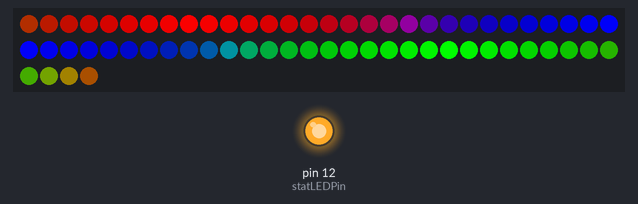
The sketch below on a simulated Arduino Uno, built with avr-gcc and run on an emulated ATmega328P. On the bench: 64 RGB LEDs in strip order, left to right, continuing on the next row, output pins drawn as LEDs (lit = HIGH). What the sketch prints to the serial monitor is not drawn.

Above: at 0.4 s.
At 1.3 s:
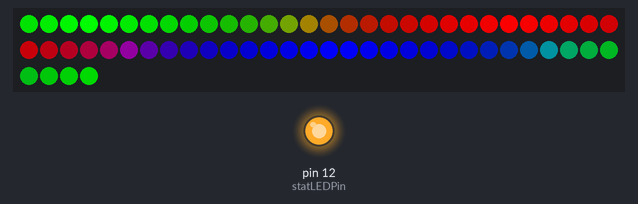
At 3.1 s:
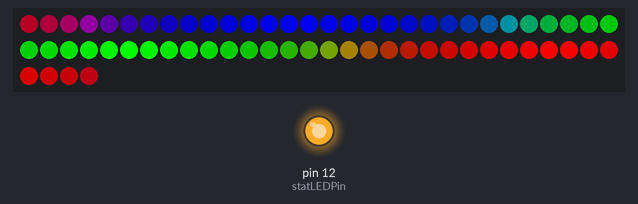
At 5.8 s:
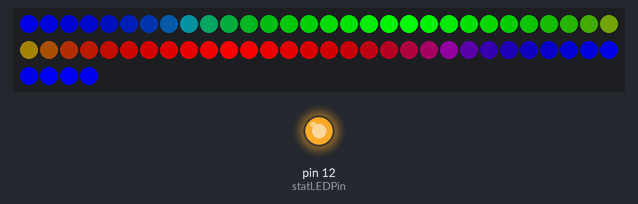
Timing chart, 0 to 7.6 s (numbered marks = the images above):
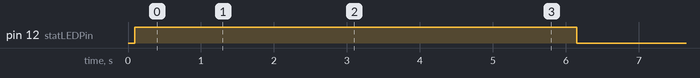

The sketch:

testleds_ada.ino
```cpp
#include <SPI.h>
#include <Adafruit_WS2801.h>

#define NUM_LEDS 64

uint8_t *buffer; //64 byte serial buffer

enum controlSet{
  CMDSTART = 255,    //commands start with this byte
  //CMDEND = 128,      //commands end with this byte
  LOADFRAME = 1,     //next 2 bytes are uint16_t for starting pixel followed by
                     //48 bytes of pixel RGB data (16 pixels)
  LOADLED = 2,        //next 2 bytes are uint16_t for starting pixel followed by
                      //3 bytes of pixel RGB data (1 pixel)
  CLEARFRAME = 10,    //set all pixel data to black
  TESTSEQ = 20        //fire the startup test sequence, all incoming serial data during
                      //sequence will be discarded
};

uint8_t commandMode = 0;
//if 0, no command
//otherwise value equals controlSet value

uint32_t timeStamp = 0,   //used to space out matrix refreshes
        cmdFrameStamp = 0;  //watchdog to kill serial buffer fills if they take too long
uint16_t LEDStartPointer = 0, LEDCurrentPointer = 0, LEDEndPointer = 0;
uint16_t r_i, r_j;  //rainbow function globals
boolean sizeRead = false;
boolean statLED = false;
uint8_t statLEDPin = 12;
uint8_t mhv_gammaValues[256];
uint8_t ECCByte = 0;
Adafruit_WS2801 strip = Adafruit_WS2801(NUM_LEDS);

#define PIN 2

void setup()
{
  for(uint16_t rep=0;rep<256;rep++)
  {
    mhv_gammaValues[rep] = mhv_calculatedGammaCorrect(rep);
  }

  Serial.begin(115200);

  Serial.println("Serial on");

  pinMode(statLEDPin, OUTPUT);
  digitalWrite(statLEDPin, HIGH);

  strip.begin();
  Serial.println("strip initialized");
  strip.show();
  Serial.println("strip activated");

  checkLEDs();

  Serial.println("starup done");

  timeStamp = millis();
}

void loop()
{
  uint8_t tempByte = 0;
  //Serial.println("loop");
  //statLED = !statLED;
  statLED = false;
  digitalWrite(statLEDPin, statLED);

  //if buffer data does not start with a command byte and
  //no pending command, flush the byte
  if(commandMode == 0 && Serial.available() && Serial.peek() != CMDSTART)
  {  Serial.read(); }

  //start of a new command frame if there is command byte
  //and at least one more byte in buffer
  if(Serial.available() > 1 && Serial.peek() == CMDSTART)
  {
    Serial.read(); //flush the command byte
    commandMode = Serial.read();
    switch(commandMode)
    {
      case 1:
        cmdFrameStamp = millis();
        commandMode = 1;
        sizeRead = false;  //LED start pointer not yet set
      break;
      case 2:
        cmdFrameStamp = millis();
        commandMode = 2;
        sizeRead = false;  //LED start pointer not yet set
      break;
      case 10:
        for(int rep=0;rep<NUM_LEDS;rep++)
        {
          strip.setPixelColor(rep, 0);
        }
        //memset(leds, 0, NUM_LEDS * 3); //set all LEDs to 0 intensity
        commandMode = 0;
      break;
      case 20:
        checkLEDs();
        commandMode = 0;
      break;
      default:  //unrecognized command type
        commandMode = 0;
      break;
    }
  }

  //LED update is started, LED start pointer not set but info received
  if(sizeRead == false && (commandMode == 1 || commandMode == 2) && Serial.available() > 1)
  {
    tempByte = Serial.read(); //unless panel is > 256 pixels, this should be 0
    LEDCurrentPointer = /*(tempByte << 8) + */Serial.read();
    if(commandMode == 2)  //expect 3 bytes of color data or one CRBG struct
      { LEDEndPointer = LEDCurrentPointer; }
    if(commandMode == 1)  //expect 48 bytes of color data or 16 CRBG structs
      { LEDEndPointer = LEDCurrentPointer + 15; }
    sizeRead = true;
    //Serial.write(byte(LEDCurrentPointer));
    //Serial.write(byte(LEDEndPointer));
    //Serial.write(255);
  }

  //if write pointer goes beyond the end of the LED array or has reached the expected
  //stop point or the entire update operation has exceeded 100ms, stop the write
  if(LEDCurrentPointer > NUM_LEDS ||
    LEDCurrentPointer > LEDEndPointer ||
    millis() - cmdFrameStamp > 100)
  {
    sizeRead = false;
    commandMode = 0;
  }

  //consume incoming bytes for LED updates 3 bytes at a time
  if(sizeRead == true && Serial.available() > 2)
  {
    //uint32_t color = 0;
    //color = Serial.read();
    //color <<= 8;
    //color |= Serial.read();
    //color <<= 8;
    //color |= Serial.read();
    uint8_t r = Serial.read(); //get R
    uint8_t g = Serial.read(); //get G
    uint8_t b = Serial.read();
    //strip.setPixelColor(LEDCurrentPointer, ((r<<16) + (g<<8) + b));
    //strip.setPixelColor(LEDCurrentPointer, r, g, b);
    strip.setPixelColor(LEDCurrentPointer, corColor(r, g, b));
    //*(leds + LEDCurrentPointer) = tempCRBG;
    LEDCurrentPointer++;
    //Serial.write(byte(LEDCurrentPointer));
    //Serial.write(byte(LEDEndPointer));
  }

  if((millis() - timeStamp) > 3) //wait at least 5 ms between matrix refreshes
  {
    strip.show();
    //FastSPI_LED.show();    //this is redundant(?) with lpd6803 chips
    timeStamp = millis();
  }
}

/* Helper functions */

void checkLEDs()
{
  //rainbowCycle(5);
  rainbowCycle(1);
  //turn LEDs off
  for(int rep=0;rep<NUM_LEDS;rep++)
  {
    strip.setPixelColor(rep, 0);
  }
}

void rainbowCycle(uint8_t wait) {
  //unsigned int i, j;

  for (r_j=0; r_j < 256 * 5; r_j++) {     // 5 cycles of all 25 colors in the wheel
    for (r_i=0; r_i < strip.numPixels(); r_i++) {
      // tricky math! we use each pixel as a fraction of the full 96-color wheel
      // (thats the i / strip.numPixels() part)
      // Then add in j which makes the colors go around per pixel
      // the % 96 is to make the wheel cycle around
      strip.setPixelColor(r_i, Wheel( ((r_i * 256 / strip.numPixels()) + r_j) % 256) );
    }
    strip.show();   // write all the pixels out
    delay(wait);
  }
}

// Create a 24 bit color value from R,G,B
uint32_t Color(byte r, byte g, byte b)
{
  uint32_t c;
  c = r;
  c <<= 8;
  c |= g;
  c <<= 8;
  c |= b;
  return c;
}

//Create Gamma corrected color value from RGB
uint32_t corColor(uint8_t r, uint8_t g, uint8_t b)
{
  uint32_t c;
  c = mhv_precalculatedGammaCorrect(r);
  c <<= 8;
  c |= mhv_precalculatedGammaCorrect(g);
  c <<= 8;
  c |= mhv_precalculatedGammaCorrect(b);
  return c;
}

//Input a value 0 to 255 to get a color value.
//The colours are a transition r - g -b - back to r
uint32_t Wheel(byte WheelPos)
{
  if (WheelPos < 85) {
   return corColor(WheelPos * 3, 255 - WheelPos * 3, 0);
  } else if (WheelPos < 170) {
   WheelPos -= 85;
   return corColor(255 - WheelPos * 3, 0, WheelPos * 3);
  } else {
   WheelPos -= 170;
   return corColor(0, WheelPos * 3, 255 - WheelPos * 3);
  }
}

uint8_t mhv_calculatedGammaCorrect(uint8_t value)
{
  return (uint8_t) round(255 * pow((float)value / 256, 3.0));
}

inline uint8_t mhv_precalculatedGammaCorrect(uint8_t value) {
           //return pgm_read_byte(mhv_gammaValues + value);
           return mhv_gammaValues[value];
}
```

Measured:
- by itself, pin 12 (statLEDPin): HIGH → LOW at 6.1 s
